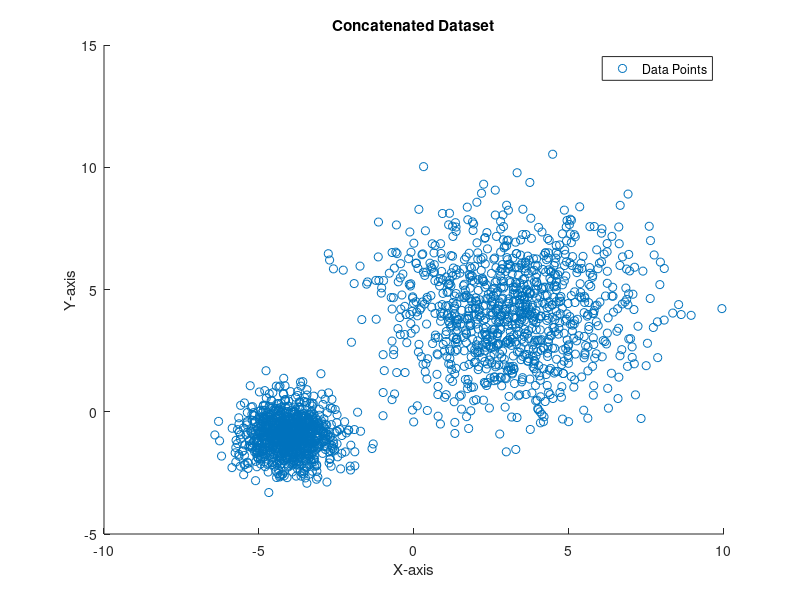

Recreate this plot in MATLAB.
% Filename: step2_concatenate_and_plot.m

% Load the generated clusters
load('cluster1.mat');
load('cluster2.mat');

% Concatenate the datasets
TrainData = [cluster1; cluster2];

% Plot the concatenated dataset in a single color
figure;
scatter(TrainData(:,1), TrainData(:,2), 'k.');
title('Concatenated Dataset');
xlabel('X-axis');
ylabel('Y-axis');
legend('Data Points');

% Save the concatenated dataset
save('TrainData.mat', 'TrainData'); 